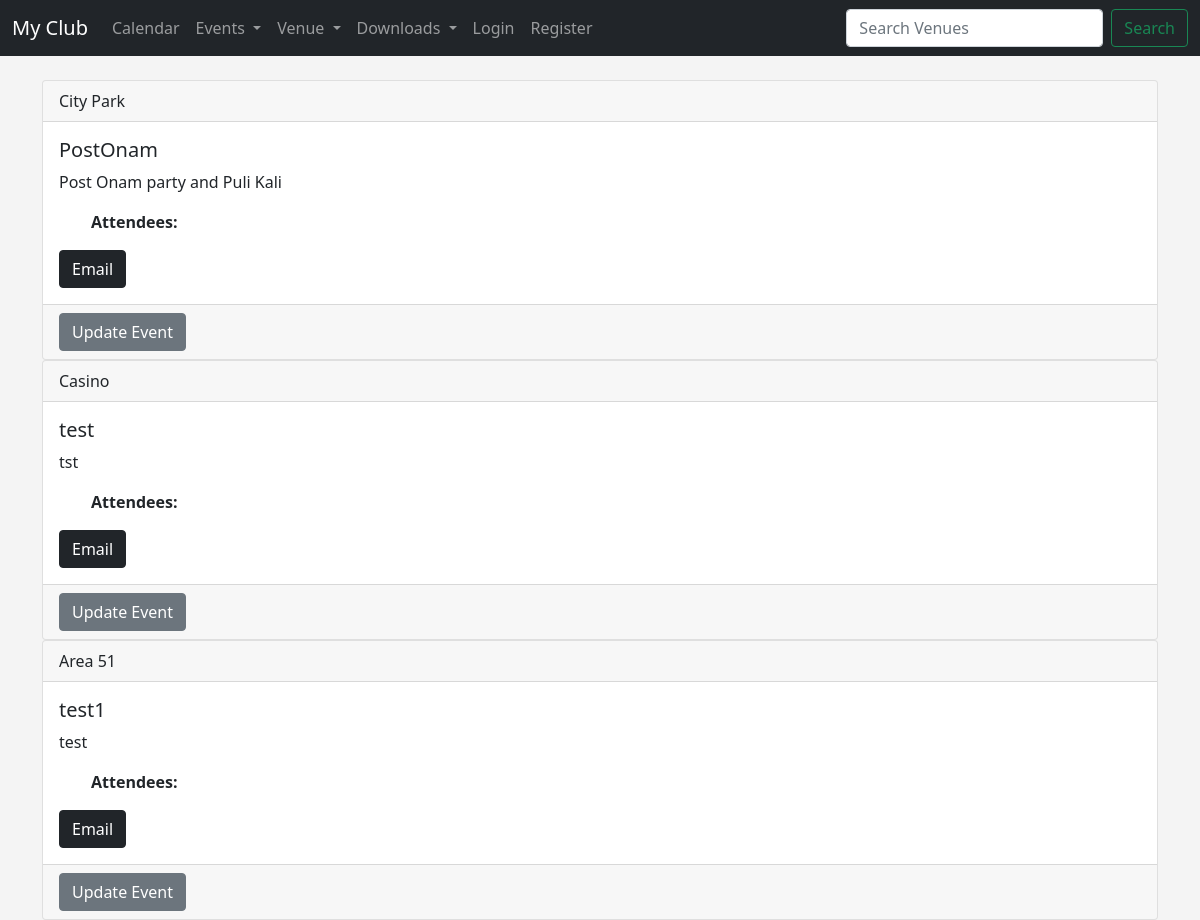
The app's page /events with its own data.
### events/models.py (models this page shows)
class Event(models.Model):
    name = models.CharField('Event Name', max_length=120)
    event_date = models.DateTimeField('Event date')
    venue = models.ForeignKey(Venue, blank=True, null=True, on_delete=models.CASCADE)
    manager = models.ForeignKey(User, blank=True, null=True, on_delete=models.SET_NULL)
    description = models.TextField(blank=True)
    attendees = models.ManyToManyField(MyClubUser)
    def __str__(self):
        return self.name

class Venue(models.Model):
    name = models.CharField('Venue Name', max_length=120)
    address = models.CharField(max_length=300)
    zip_code =models.CharField('Zip Code', max_length=10)
    phone = models.CharField('Contact Phone', max_length=15,blank=True)
    website = models.URLField('Website Address',blank=True)
    email_address = models.EmailField('Email Address',blank=True)
    def __str__(self):
        return self.name

### events/views.py (the view)
# urls.py: path('events', views.all_events, name='list-events'),
def all_events(request):
    event_list = Event.objects.all().order_by('event_date', 'venue')
    return render(request, 'events/event_list.html', {'event_list' : event_list})

### templates/events/event_list.html (shortened to what this page needs)
{% extends 'events/base.html' %}
    {% block content %}
        {% for event in event_list %}
            <div class="card">
                <div class="card-header">
                    {{event.venue}}
                </div>
                <div class="card-body">
                     <h5 class="card-title">{{event}} </h5>
                    <p class="card-text"> {{event.description}} </p>
                    <ul>
                        <strong>Attendees: </strong>
                    </ul>
                    <a href="mailto:{{event.venue.email_address}}" class="btn btn-dark">Email</a>
                </div>
                <div class="card-footer text-muted">
                    <a href="{% url 'update-event' event.id %}" class="btn btn-secondary">Update Event</a>
                </div>
            </div>
        {% endfor %}
    {% endblock %}

### templates/events/base.html (style rules this page uses)
body { background-color: #f4f4f4; }

### records on screen
Event: venue "City Park", name "PostOnam", description "Post Onam party and Puli Kali"
Event: venue "Casino", name "test", description "tst"
Event: venue "Area 51", name "test1", description "test"
